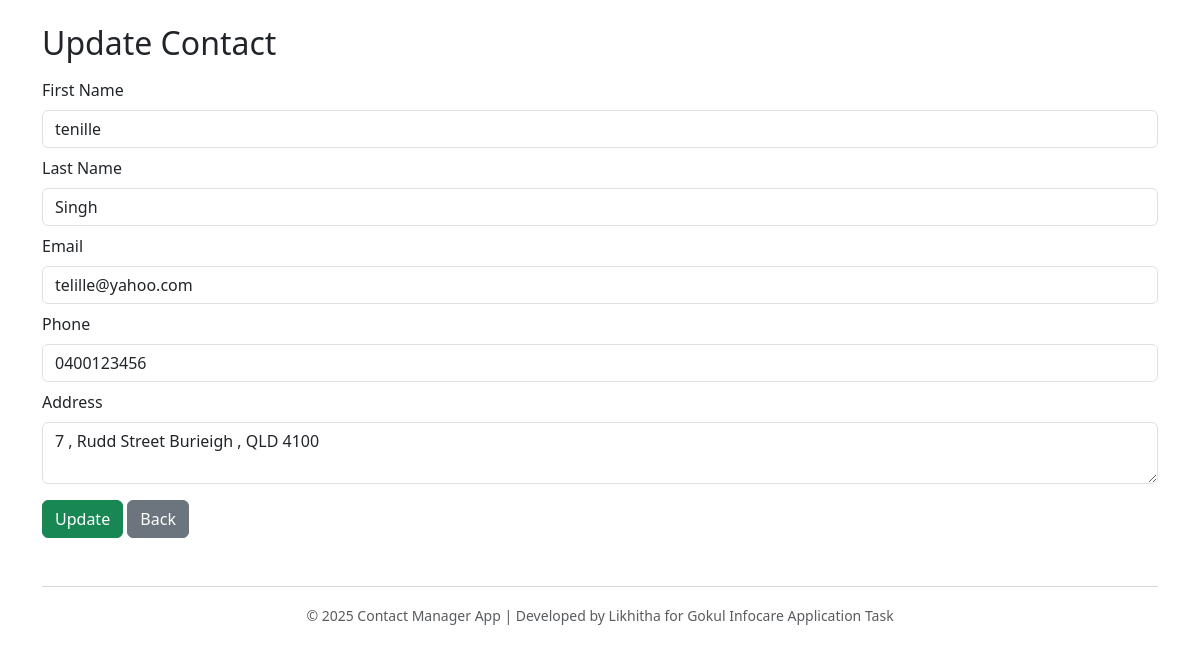
Page /update/3 on the committed database.
### app.py (models this page shows)
class Contact(db.Model):
    id = db.Column(db.Integer, primary_key=True)
    first_name = db.Column(db.String(100))
    last_name = db.Column(db.String(100))
    email = db.Column(db.String(120), unique=True)
    phone = db.Column(db.String(15))
    address = db.Column(db.String(200))

### app.py (the view, shortened to what this page needs)
@app.route('/update/<int:id>', methods=['GET', 'POST'])
def update(id):
    contact = Contact.query.get(id)
    return render_template('update.html', contact=contact)

### templates/update.html (shortened to what this page needs)
<!DOCTYPE html>
<html>
<head>
  <link href="https://cdn.jsdelivr.net/npm/bootstrap@5.3.0/dist/css/bootstrap.min.css" rel="stylesheet">
</head>
<body class="container mt-4">
  <h2 class="mb-3">Update Contact</h2>
  <form method="POST" autocomplete="off">
    <div class="mb-2">
      <label for="first_name" class="form-label">First Name</label>
      <input class="form-control" name="first_name" id="first_name" value="{{ contact.first_name }}" required>
    </div>
    <div class="mb-2">
      <label for="last_name" class="form-label">Last Name</label>
      <input class="form-control" name="last_name" id="last_name" value="{{ contact.last_name }}" required>
    </div>
    <div class="mb-2">
      <label for="email" class="form-label">Email</label>
      <input class="form-control" name="email" id="email" type="email" value="{{ contact.email }}" required>
    </div>
    <div class="mb-2">
      <label for="phone" class="form-label">Phone</label>
      <input class="form-control" name="phone" id="phone" type="tel" value="{{ contact.phone }}" required>
    </div>
    <div class="mb-3">
      <label for="address" class="form-label">Address</label>
      <textarea class="form-control" name="address" id="address">{{ contact.address }}</textarea>
    </div>
    <button class="btn btn-success">Update</button>
    <a href="/" class="btn btn-secondary">Back</a>
  </form>
  <footer class="text-center mt-5 mb-3 text-muted">
    <hr>
    <small>© 2025 Contact Manager App | Developed by Likhitha for Gokul Infocare Application Task</small>
  </footer>
</body>
</html>

### rows in the picture
Contact: first_name "tenille", last_name "Singh", email "telille@yahoo.com", phone "0400123456", address "7 , Rudd Street Burieigh , QLD 4100"
